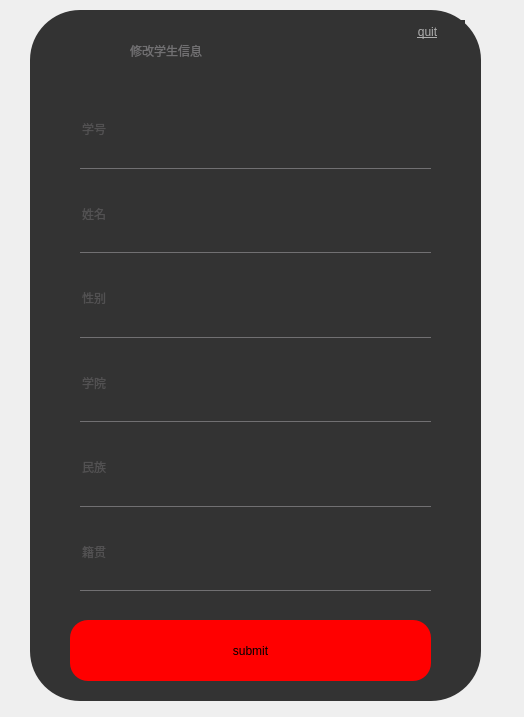
<?xml version="1.0" encoding="UTF-8"?>
<ui version="4.0">
 <class>update_student</class>
 <widget class="QDialog" name="update_student">
  <property name="geometry">
   <rect>
    <x>0</x>
    <y>0</y>
    <width>524</width>
    <height>717</height>
   </rect>
  </property>
  <property name="windowTitle">
   <string>Dialog</string>
  </property>
  <widget class="QFrame" name="frame">
   <property name="geometry">
    <rect>
     <x>30</x>
     <y>10</y>
     <width>451</width>
     <height>691</height>
    </rect>
   </property>
   <property name="styleSheet">
    <string notr="true">*{
	background: #333;
	border-radius:50px;
	
	font: 22pt &quot;AR JULIAN&quot;;
}

QLineEdit{
	background:transparent;
	border:none;
	color:#717072;
	border-bottom:1px solid #717072;
}</string>
   </property>
   <property name="frameShape">
    <enum>QFrame::StyledPanel</enum>
   </property>
   <property name="frameShadow">
    <enum>QFrame::Raised</enum>
   </property>
   <widget class="QLabel" name="label">
    <property name="geometry">
     <rect>
      <x>100</x>
      <y>-20</y>
      <width>271</width>
      <height>121</height>
     </rect>
    </property>
    <property name="styleSheet">
     <string notr="true">*{
	background:none;
	font: 30pt &quot;AR JULIAN&quot;;
	color:#717072;
}</string>
    </property>
    <property name="text">
     <string>修改学生信息</string>
    </property>
   </widget>
   <widget class="QPushButton" name="submit_button">
    <property name="geometry">
     <rect>
      <x>40</x>
      <y>610</y>
      <width>361</width>
      <height>61</height>
     </rect>
    </property>
    <property name="styleSheet">
     <string notr="true">*{
	
	font: 26pt &quot;AR JULIAN&quot;;
}

QPushButton{
	background:red;
	border-radius:18px;
}

QPushButton:hover{
	color:#333;
	background:#49ebff;
	border-radius:18px;
}</string>
    </property>
    <property name="text">
     <string>submit</string>
    </property>
   </widget>
   <widget class="QWidget" name="layoutWidget">
    <property name="geometry">
     <rect>
      <x>50</x>
      <y>80</y>
      <width>351</width>
      <height>501</height>
     </rect>
    </property>
    <layout class="QVBoxLayout" name="verticalLayout">
     <item>
      <widget class="QLineEdit" name="student_id_edit">
       <property name="sizePolicy">
        <sizepolicy hsizetype="Preferred" vsizetype="Expanding">
         <horstretch>0</horstretch>
         <verstretch>0</verstretch>
        </sizepolicy>
       </property>
       <property name="contextMenuPolicy">
        <enum>Qt::PreventContextMenu</enum>
       </property>
       <property name="text">
        <string/>
       </property>
       <property name="placeholderText">
        <string>学号</string>
       </property>
      </widget>
     </item>
     <item>
      <widget class="QLineEdit" name="name_edit">
       <property name="sizePolicy">
        <sizepolicy hsizetype="Expanding" vsizetype="Expanding">
         <horstretch>0</horstretch>
         <verstretch>0</verstretch>
        </sizepolicy>
       </property>
       <property name="contextMenuPolicy">
        <enum>Qt::PreventContextMenu</enum>
       </property>
       <property name="text">
        <string/>
       </property>
       <property name="placeholderText">
        <string>姓名</string>
       </property>
      </widget>
     </item>
     <item>
      <widget class="QLineEdit" name="sex_edit">
       <property name="sizePolicy">
        <sizepolicy hsizetype="Expanding" vsizetype="Expanding">
         <horstretch>0</horstretch>
         <verstretch>0</verstretch>
        </sizepolicy>
       </property>
       <property name="contextMenuPolicy">
        <enum>Qt::PreventContextMenu</enum>
       </property>
       <property name="text">
        <string/>
       </property>
       <property name="placeholderText">
        <string>性别</string>
       </property>
      </widget>
     </item>
     <item>
      <widget class="QLineEdit" name="department_edit">
       <property name="sizePolicy">
        <sizepolicy hsizetype="Expanding" vsizetype="Expanding">
         <horstretch>0</horstretch>
         <verstretch>0</verstretch>
        </sizepolicy>
       </property>
       <property name="contextMenuPolicy">
        <enum>Qt::PreventContextMenu</enum>
       </property>
       <property name="text">
        <string/>
       </property>
       <property name="placeholderText">
        <string>学院</string>
       </property>
      </widget>
     </item>
     <item>
      <widget class="QLineEdit" name="nation_edit">
       <property name="sizePolicy">
        <sizepolicy hsizetype="Expanding" vsizetype="Expanding">
         <horstretch>0</horstretch>
         <verstretch>0</verstretch>
        </sizepolicy>
       </property>
       <property name="contextMenuPolicy">
        <enum>Qt::PreventContextMenu</enum>
       </property>
       <property name="text">
        <string/>
       </property>
       <property name="placeholderText">
        <string>民族</string>
       </property>
      </widget>
     </item>
     <item>
      <widget class="QLineEdit" name="native_place_edit">
       <property name="sizePolicy">
        <sizepolicy hsizetype="Expanding" vsizetype="Expanding">
         <horstretch>0</horstretch>
         <verstretch>0</verstretch>
        </sizepolicy>
       </property>
       <property name="contextMenuPolicy">
        <enum>Qt::PreventContextMenu</enum>
       </property>
       <property name="text">
        <string/>
       </property>
       <property name="placeholderText">
        <string>籍贯</string>
       </property>
      </widget>
     </item>
    </layout>
   </widget>
   <widget class="QPushButton" name="quit_button">
    <property name="geometry">
     <rect>
      <x>360</x>
      <y>10</y>
      <width>75</width>
      <height>23</height>
     </rect>
    </property>
    <property name="styleSheet">
     <string notr="true">*{
	
	font: 15pt &quot;黑体&quot;;
	
	color: rgb(175, 175, 175);
	text-decoration: underline;
	background:#333;
}

QPushButton:hover{
	background:red;
	border-radius:18px;
}</string>
    </property>
    <property name="text">
     <string>quit</string>
    </property>
   </widget>
  </widget>
 </widget>
 <resources/>
 <connections/>
</ui>
